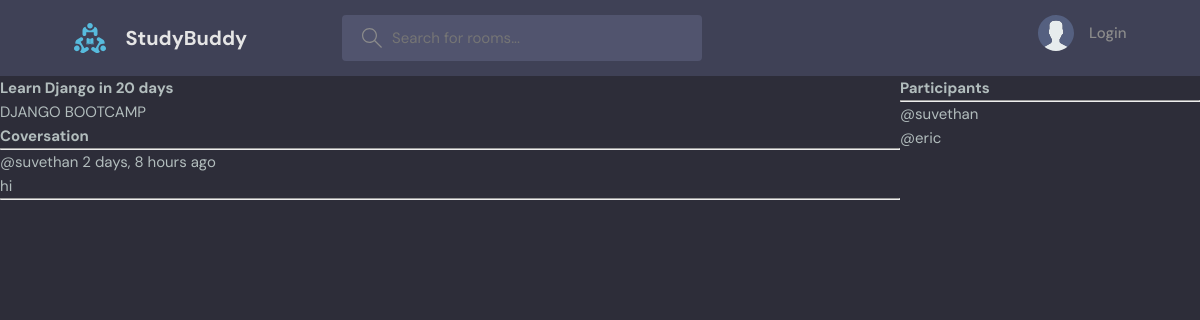
The app's page /test/room/9/, older data.
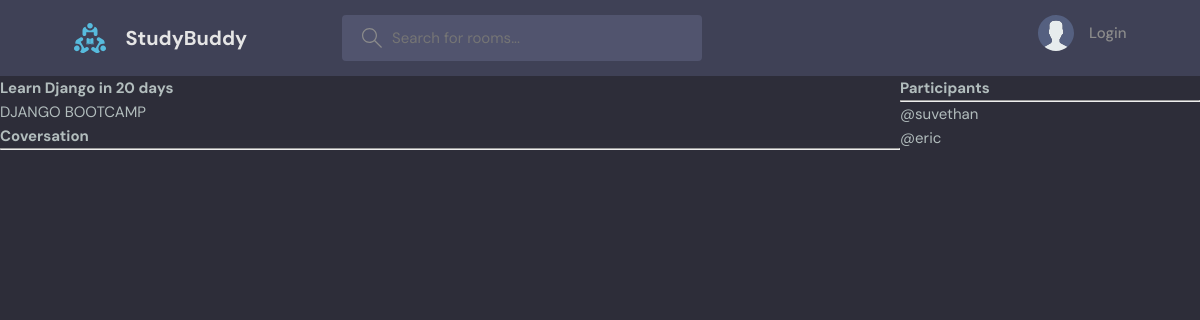
The same page, newer data.
### test_app/models.py (models this page shows, shortened)
class Message(models.Model):
    user = models.ForeignKey(User, on_delete=models.CASCADE)
    room = models.ForeignKey(Room, on_delete=models.CASCADE)
    body = models.TextField()
    updated = models.DateTimeField(auto_now=True)
    created = models.DateTimeField(auto_now_add=True)
    class Meta:
        ordering = ['-updated','-created']

### test_app/views.py (the view, shortened to what this page needs)
# urls.py: path("room/<int:pk>/", views.room, name="room" ),
def room(request,pk):
    room= Room.objects.get(id=pk)
    room_messages = room.message_set.all().order_by('-created')
    participants = room.participants.all()
    context = {'room':room, 'room_messages': room_messages,
               'participants':participants}
    return render(request, 'test_app/room.html',context)

### test_app/templates/test_app/room.html (shortened to what this page needs)
{% extends "main.html" %} {% block content %}
<div class="room-container">
  <div>
    <h1>{{room.name}}</h1>
    <p>{{room.description}}</p>
    <div class="comment-wrapper">
      <h3>Coversation</h3>
      <hr />
      {% for message in room_messages %}
      <div>
        <small> @{{message.user}} {{message.created | timesince}} ago </small>
        <p>{{message.body}}</p>
        <hr />
      </div>
      {% endfor %}
    </div>
  </div>
  <div>
    <h3>Participants</h3>
    <hr />
    {% for user in participants %}
    <div>
      <p>@{{user.username}}</p>
    </div>
    {% endfor %}
  </div>
</div>
{% endblock content %}

Row changes from the older to the newer data that the page shows:
removed Message: user "suvethan", created "2 days, 8 hours", body "hi"
